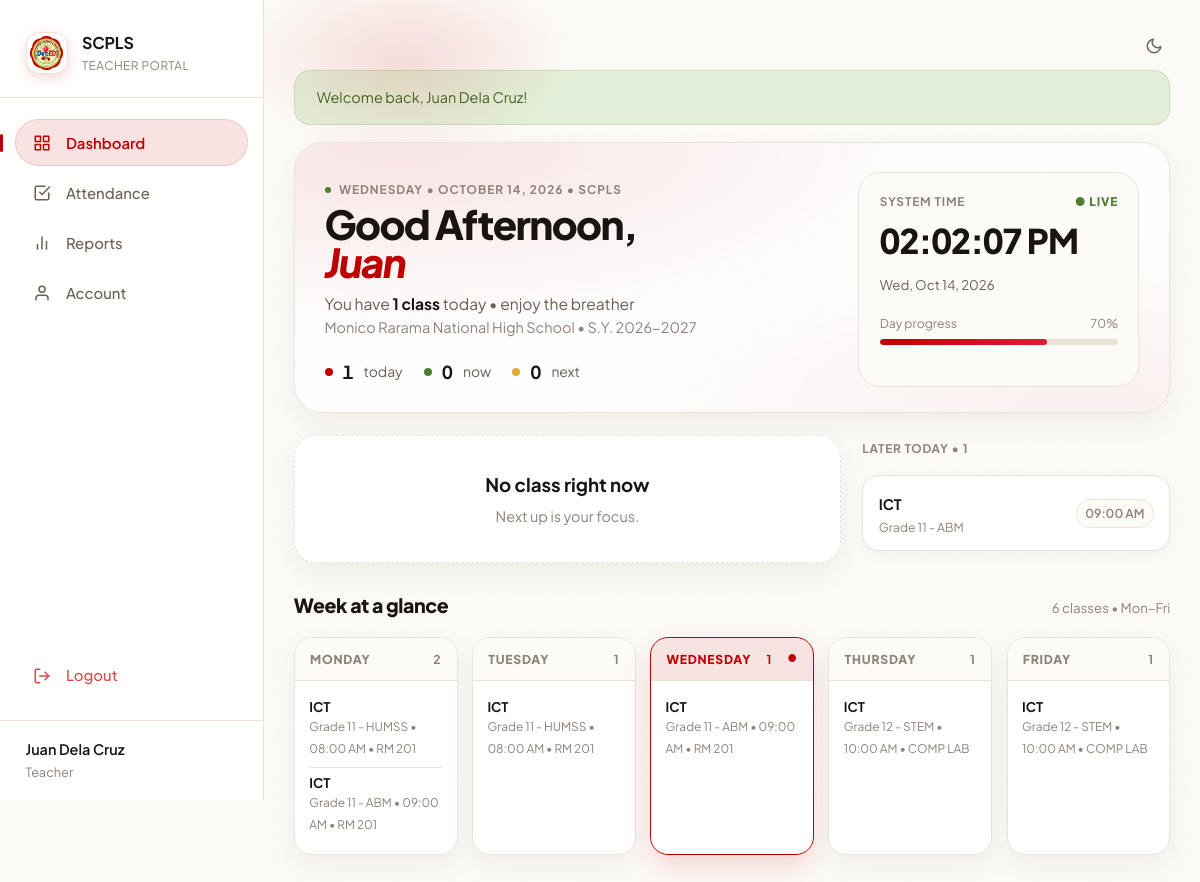
The page /teacher/dashboard.php (signed in) on the database its author committed.
### tables this page shows
CREATE TABLE users (
  id         INT AUTO_INCREMENT PRIMARY KEY,
  username   VARCHAR(50)  NOT NULL UNIQUE,
  password   VARCHAR(255) NOT NULL,
  full_name  VARCHAR(100) NOT NULL,
  email      VARCHAR(100) DEFAULT NULL,
  role_id    INT          NOT NULL,
  status     TINYINT(1)   NOT NULL DEFAULT 1,
  created_at TIMESTAMP    NOT NULL DEFAULT CURRENT_TIMESTAMP,
  CONSTRAINT fk_user_role FOREIGN KEY (role_id)
    REFERENCES roles(id) ON UPDATE CASCADE
);

CREATE TABLE teachers (
  id          INT AUTO_INCREMENT PRIMARY KEY,
  user_id     INT          NOT NULL UNIQUE,
  employee_id VARCHAR(20)  DEFAULT NULL UNIQUE,
  first_name  VARCHAR(50)  NOT NULL,
  last_name   VARCHAR(50)  NOT NULL,
  status      TINYINT(1)   NOT NULL DEFAULT 1,
  created_at  TIMESTAMP    NOT NULL DEFAULT CURRENT_TIMESTAMP,
  CONSTRAINT fk_teacher_user FOREIGN KEY (user_id)
    REFERENCES users(id) ON DELETE CASCADE ON UPDATE CASCADE
);

CREATE TABLE schedule_entries (
  id          INT AUTO_INCREMENT PRIMARY KEY,
  teacher_id  INT  NOT NULL,
  subject_id  INT  NOT NULL,
  section_id  INT  NOT NULL,
  semester_id INT  NOT NULL,
  day_of_week ENUM('Monday','Tuesday','Wednesday','Thursday','Friday','Saturday') NOT NULL,
  start_time  TIME NOT NULL,
  end_time    TIME NOT NULL,
  room        VARCHAR(50) DEFAULT NULL,
  status      TINYINT(1)  NOT NULL DEFAULT 1,
  created_at  TIMESTAMP   NOT NULL DEFAULT CURRENT_TIMESTAMP,
  CONSTRAINT fk_schedule_teacher  FOREIGN KEY (teacher_id)
    REFERENCES teachers(id) ON UPDATE CASCADE,
  CONSTRAINT fk_schedule_subject  FOREIGN KEY (subject_id)
    REFERENCES subjects(id) ON UPDATE CASCADE,
  CONSTRAINT fk_schedule_section  FOREIGN KEY (section_id)
    REFERENCES sections(id) ON UPDATE CASCADE,
  CONSTRAINT fk_schedule_semester FOREIGN KEY (semester_id)
    REFERENCES semesters(id) ON UPDATE CASCADE
);

CREATE TABLE subjects (
  id          INT AUTO_INCREMENT PRIMARY KEY,
  name        VARCHAR(100) NOT NULL,
  code        VARCHAR(20)  DEFAULT NULL UNIQUE,
  description TEXT         DEFAULT NULL,
  status      TINYINT(1)   NOT NULL DEFAULT 1,
  created_at  TIMESTAMP    NOT NULL DEFAULT CURRENT_TIMESTAMP
);

CREATE TABLE sections (
  id           INT AUTO_INCREMENT PRIMARY KEY,
  name         VARCHAR(100) NOT NULL,
  grade_level  VARCHAR(20)  NOT NULL,
  track_strand VARCHAR(100) DEFAULT NULL,
  status       TINYINT(1)   NOT NULL DEFAULT 1,
  created_at   TIMESTAMP    NOT NULL DEFAULT CURRENT_TIMESTAMP
);

### public/teacher/dashboard.php (the view, shortened to what the rows shown need)
<?php
$teacher = current_teacher();
$teacherId = $teacher['id'] ?? 0;
$today = date('l');
$stmt = db()->prepare("
    SELECT se.*, s.name AS subject_name, s.code AS subject_code,
           sec.name AS section_name, sec.grade_level
    FROM schedule_entries se
    JOIN subjects s ON se.subject_id = s.id
    JOIN sections sec ON se.section_id = sec.id
    WHERE se.teacher_id = ?
      AND se.day_of_week = ?
      AND se.status = 1
    ORDER BY se.start_time ASC
");
$stmt->execute([$teacherId, $today]);
$todayClasses = $stmt->fetchAll();
$nextClass = null;
$hour = (int) date('H');
$greeting = match (true) {
    $hour < 12 => 'Good Morning',
    $hour < 18 => 'Good Afternoon',
    default    => 'Good Evening',
};
?>
    <div class="teacher-hero-architech">
        <div>
            <h1><?= $greeting ?>,<br><em><?= h($teacher['first_name'] ?? 'Teacher') ?></em></h1>
        </div>
    </div>
    <?php if (empty($todayClasses)): ?>
        <div class="card" style="margin-top:1.25rem;">
            <div class="card-body">
                <div class="empty-state">
                    <div class="empty-icon"><svg width="48" height="48" viewBox="0 0 24 24" fill="none" stroke="currentColor" stroke-width="1.5"><rect x="3" y="4" width="18" height="18" rx="2"/><line x1="16" y1="2" x2="16" y2="6"/><line x1="8" y1="2" x2="8" y2="6"/><line x1="3" y1="10" x2="21" y2="10"/></svg></div>
                    <h3>No classes scheduled for today</h3>
                    <p>Enjoy your day off! Your week is still below.</p>
                </div>
            </div>
        </div>
    <?php else: ?>
        <div class="today-bento">
            <div class="bento-next-stack">
                <?php
                $remaining = $todayClasses;
                ?>
                <?php if (!empty($remaining)): ?>
                    <div class="later-list">
                        <?php foreach ($remaining as $class): ?>
                            <div class="later-item">
                                <div><strong><?= h($class['subject_name']) ?></strong><div style="font-size:0.72rem; color: var(--text-muted);"><?= h($class['section_name']) ?></div></div>
                                <span class="li-time"><?= format_time($class['start_time']) ?></span>
                            </div>
                        <?php endforeach; ?>
                    </div>
                <?php elseif (!$nextClass): ?>
                    <div class="card" style="border-radius:18px; padding:1rem; text-align:center; color: var(--text-muted); font-size:0.85rem;">No more classes today — you’re clear.</div>
                <?php endif; ?>
            </div>
        </div>
    <?php endif; ?>
    <?php
    $allDays = ['Monday', 'Tuesday', 'Wednesday', 'Thursday', 'Friday'];
    $weekSchedule = db()->prepare("
        SELECT se.day_of_week, se.start_time, se.end_time, se.room,
               s.name AS subject_name, sec.name AS section_name
        FROM schedule_entries se
        JOIN subjects s ON se.subject_id = s.id
        JOIN sections sec ON se.section_id = sec.id
        WHERE se.teacher_id = ? AND se.status = 1
        ORDER BY FIELD(se.day_of_week, 'Monday','Tuesday','Wednesday','Thursday','Friday'), se.start_time ASC
    ");
    $weekSchedule->execute([$teacherId]);
    $allEntries = $weekSchedule->fetchAll();
    $grouped = [];
    foreach ($allEntries as $e) { $grouped[$e['day_of_week']][] = $e; }
    ?>
    <div class="week-architech">
        <div class="week-bento-grid">
            <?php foreach ($allDays as $day): ?>
                <div class="week-bento <?= $day === date('l') ? 'today' : '' ?>">
                    <div class="week-bento-head"><span><?= $day ?></span><span style="font-weight:700;"><?= isset($grouped[$day]) ? count($grouped[$day]) : 0 ?></span></div>
                    <div class="week-bento-body">
                        <?php if (empty($grouped[$day])): ?>
                            <p class="text-xs text-muted" style="text-align:center; padding:0.6rem 0;">— no classes —</p>
                        <?php else: ?>
                            <?php foreach ($grouped[$day] as $entry): ?>
                                <div class="week-bento-slot">
                                    <strong><?= h($entry['subject_name']) ?></strong>
                                    <span class="wbs-meta"><?= h($entry['section_name']) ?> • <?= format_time($entry['start_time']) ?> • <?= h($entry['room'] ?: 'TBA') ?></span>
                                </div>
                            <?php endforeach; ?>
                        <?php endif; ?>
                    </div>
                </div>
            <?php endforeach; ?>
        </div>
    </div>
<?php
$slot = ob_get_clean();
include __DIR__ . '/../../includes/layouts/teacher-layout.php';
?>

### includes/layouts/teacher-layout.php (shortened to what the rows shown need)
<?php
$user = current_user();
?>
<!DOCTYPE html>
<html lang="en" data-theme="light" class="no-js">
<head>
    <link rel="stylesheet" href="/assets/css/style.css?v=20261014">
</head>
<body>
    <div class="layout">
        <aside class="sidebar">
            <div class="sidebar-footer">
                <span class="user-name"><?= h($user['full_name'] ?? 'Teacher') ?></span>
                <span class="user-role">Teacher</span>
            </div>
        </aside>
        <main class="main-content">
            <div class="reveal">
                <?= $slot ?? '' ?>
            </div>
        </main>
    </div>
</body>
</html>

### rows shown on the page
users: full_name "Juan Dela Cruz"
teachers: first_name "Juan"
schedule_entries: subject.name "ICT", section.name "Grade 11 - ABM", start_time "09:00 AM", room "RM 201"
schedule_entries: subject.name "ICT", section.name "Grade 11 - HUMSS", start_time "08:00 AM", room "RM 201"
schedule_entries: subject.name "ICT", section.name "Grade 11 - ABM", start_time "09:00 AM", room "RM 201"
schedule_entries: subject.name "ICT", section.name "Grade 11 - HUMSS", start_time "08:00 AM", room "RM 201"
schedule_entries: subject.name "ICT", section.name "Grade 12 - STEM", start_time "10:00 AM", room "COMP LAB"
schedule_entries: subject.name "ICT", section.name "Grade 12 - STEM", start_time "10:00 AM", room "COMP LAB"

### other values the page prints
config('short_name') "SCPLS"
$success "Welcome back, Juan Dela Cruz!"
$today "WEDNESDAY"
$greeting "Good Afternoon"
count($todayClasses) "1"
config('school_name') "Monico Rarama National High School"
config('academic_year') "2026-2027"
$dayProgress "70"
count($remaining) "1"
count($allEntries) "6"
$day "MONDAY"
count($grouped[$day]) "2"
$day "TUESDAY"
count($grouped[$day]) "1"
$day "WEDNESDAY"
